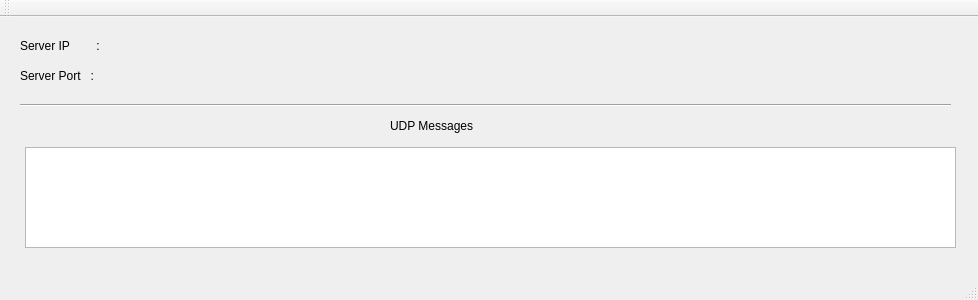
<?xml version="1.0" encoding="UTF-8"?>
<ui version="4.0">
 <class>MainWindow</class>
 <widget class="QMainWindow" name="MainWindow">
  <property name="geometry">
   <rect>
    <x>0</x>
    <y>0</y>
    <width>978</width>
    <height>300</height>
   </rect>
  </property>
  <property name="windowTitle">
   <string>MainWindow</string>
  </property>
  <widget class="QWidget" name="centralWidget">
   <widget class="QLabel" name="label">
    <property name="geometry">
     <rect>
      <x>20</x>
      <y>20</y>
      <width>101</width>
      <height>17</height>
     </rect>
    </property>
    <property name="text">
     <string>Server IP        :</string>
    </property>
   </widget>
   <widget class="QLabel" name="label_2">
    <property name="geometry">
     <rect>
      <x>20</x>
      <y>50</y>
      <width>91</width>
      <height>17</height>
     </rect>
    </property>
    <property name="text">
     <string>Server Port   :</string>
    </property>
   </widget>
   <widget class="QLabel" name="labelIp">
    <property name="geometry">
     <rect>
      <x>140</x>
      <y>20</y>
      <width>101</width>
      <height>17</height>
     </rect>
    </property>
    <property name="text">
     <string/>
    </property>
   </widget>
   <widget class="QLabel" name="labelPort">
    <property name="geometry">
     <rect>
      <x>140</x>
      <y>50</y>
      <width>67</width>
      <height>17</height>
     </rect>
    </property>
    <property name="text">
     <string/>
    </property>
   </widget>
   <widget class="Line" name="line">
    <property name="geometry">
     <rect>
      <x>20</x>
      <y>80</y>
      <width>931</width>
      <height>16</height>
     </rect>
    </property>
    <property name="orientation">
     <enum>Qt::Horizontal</enum>
    </property>
   </widget>
   <widget class="QTextBrowser" name="messageBrowser">
    <property name="geometry">
     <rect>
      <x>25</x>
      <y>130</y>
      <width>931</width>
      <height>101</height>
     </rect>
    </property>
   </widget>
   <widget class="QLabel" name="label_5">
    <property name="geometry">
     <rect>
      <x>390</x>
      <y>100</y>
      <width>111</width>
      <height>17</height>
     </rect>
    </property>
    <property name="text">
     <string>UDP Messages</string>
    </property>
   </widget>
  </widget>
  <widget class="QMenuBar" name="menuBar">
   <property name="geometry">
    <rect>
     <x>0</x>
     <y>0</y>
     <width>978</width>
     <height>25</height>
    </rect>
   </property>
  </widget>
  <widget class="QToolBar" name="mainToolBar">
   <attribute name="toolBarArea">
    <enum>TopToolBarArea</enum>
   </attribute>
   <attribute name="toolBarBreak">
    <bool>false</bool>
   </attribute>
  </widget>
  <widget class="QStatusBar" name="statusBar"/>
 </widget>
 <layoutdefault spacing="6" margin="11"/>
 <resources/>
 <connections/>
</ui>
